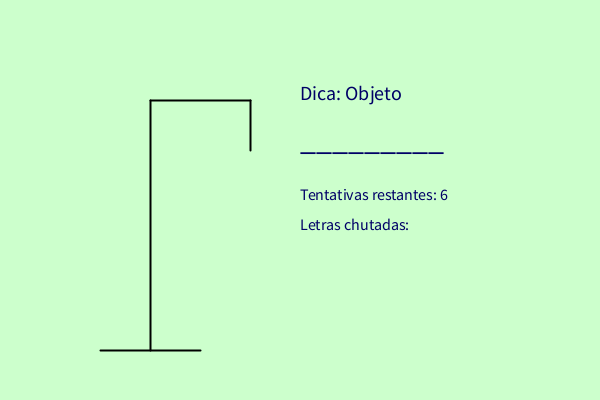
Frame 1 (no input)
Frame 60 (the mouse pressed at the canvas centre just before this capture): identical to frame 1, image omitted
Frame 120 (the mouse held since frame 60 and released just before this capture): identical to frame 1, image omitted

The Processing sketch that drew this single still picture (run headless with seeded random() and noise(); from frame 60 on, the mouse is pressed at the canvas centre):

// Processing sketch: forca
// ── forca.pde
String[] wordList = {"barcelona", "riachuelo", "hipismo", "ampulheta", "madagascar"};
String[] wordHints = {
  "Time europeu",
  "Loja de roupas",
  "Esporte olímpico",
  "Objeto",
  "País"
};
String secretWord;
String wordHint;
char[] guessedWordDisplay;
boolean[] guessedLetters;
int incorrectGuesses = 0;
int maxGuesses = 6;
boolean gameOver = false;
String gameResult = "";

color backgroundColor = color(204, 255, 204);
color hangmanColor = color(0);
color textColor = color(0, 0, 102);
color hintColor = color(0, 0, 102);
color resultTextColor = color(0, 0, 102);
color resultBackgroundColor = color(204, 255, 204);

void setup() {
  size(600, 400);
  startGame();
}

void draw() {
  background(backgroundColor);
  drawHangman();
  displayWord();
  displayGuesses();
  displayHint(); // Adiciona a exibição da dica
  checkGameOver();

  if (gameOver) {
    displayFinalScreen();
  }
}

void startGame() {
  selectWord();
  initializeGame();
}

void selectWord() {
  int randomIndex = floor(random(wordList.length));
  secretWord = wordList[randomIndex].toUpperCase();
  wordHint = wordHints[randomIndex];
}

void initializeGame() {
  guessedWordDisplay = new char[secretWord.length()];
  guessedLetters = new boolean[26]; // A-Z
  for (int i = 0; i < secretWord.length(); i++) {
    guessedWordDisplay[i] = '_';
  }
  incorrectGuesses = 0;
  gameOver = false;
  gameResult = "";
}

void drawHangman() {
  stroke(hangmanColor);
  strokeWeight(2);
  // Base
  line(100, 350, 200, 350);
  line(150, 350, 150, 100);
  line(150, 100, 250, 100);
  line(250, 100, 250, 150);

  if (incorrectGuesses > 0) {
    // Cabeça
    ellipse(250, 175, 25, 25);
  }
  if (incorrectGuesses > 1) {
    // Corpo
    line(250, 200, 250, 275);
  }
  if (incorrectGuesses > 2) {
    // Braço esquerdo
    line(250, 220, 220, 240);
  }
  if (incorrectGuesses > 3) {
    // Braço direito
    line(250, 220, 280, 240);
  }
  if (incorrectGuesses > 4) {
    // Perna esquerda
    line(250, 275, 220, 295);
  }
  if (incorrectGuesses > 5) {
    // Perna direita
    line(250, 275, 280, 295);
  }
}

void displayWord() {
  fill(textColor);
  textSize(32);
  textAlign(LEFT); // Alinha o texto à esquerda
  text(new String(guessedWordDisplay), 300, 150); // Exibe a palavra à direita da forca
}

void displayGuesses() {
  fill(textColor);
  textSize(16);
  textAlign(LEFT);
  text("Tentativas restantes: " + (maxGuesses - incorrectGuesses), 300, 200);
  String guessed = "Letras chutadas: ";
  for (int i = 0; i < 26; i++) {
    if (guessedLetters[i]) {
      guessed += char(i + 'A') + " ";
    }
  }
  text(guessed, 300, 230);
}

void displayHint() {
  fill(hintColor);
  textSize(20); // Dica maior
  textAlign(LEFT);
  text("Dica: " + wordHint, 300, 100); // Exibe a dica
}

void checkGameOver() {
  boolean won = true;
  for (char c : guessedWordDisplay) {
    if (c == '_') {
      won = false;
      break;
    }
  }

  if (won) {
    gameOver = true;
    gameResult = "Você venceu!";
  } else if (incorrectGuesses >= maxGuesses) {
    gameOver = true;
    gameResult = "Você perdeu! A palavra era: " + secretWord;
  }
}

void displayFinalScreen() {
  background(resultBackgroundColor);
  fill(resultTextColor);
  textSize(24);
  textAlign(CENTER, CENTER);
  text(gameResult, width / 2, height / 2);
  textSize(16);
  text("Pressione qualquer tecla para jogar novamente", width / 2, height / 2 + 30);
}

void keyPressed() {
  if (gameOver) {
    startGame(); // Inicia um novo jogo com uma palavra diferente
  } else {
    char guess = char(keyCode);
    if (guess >= 'A' && guess <= 'Z') {
      if (!guessedLetters[guess - 'A']) {
        guessedLetters[guess - 'A'] = true;
        boolean correctGuess = false;
        for (int i = 0; i < secretWord.length(); i++) {
          if (secretWord.charAt(i) == guess) {
            guessedWordDisplay[i] = guess;
            correctGuess = true;
          }
        }
        if (!correctGuess) {
          incorrectGuesses++;
        }
      }
    }
  }
}
